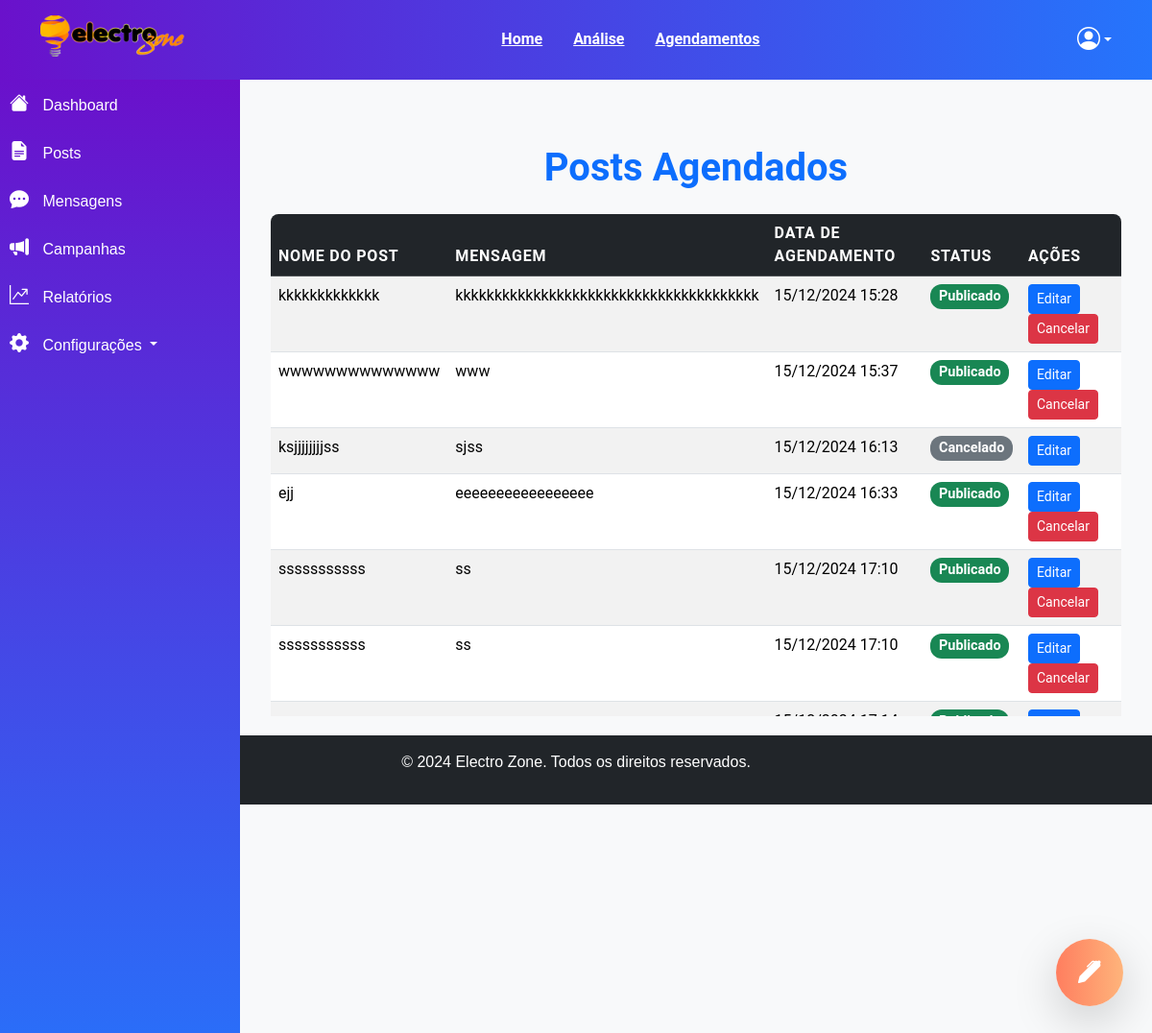
The page /scheduled_posts (signed in) on the database its author committed.
### main.py (models this page shows, shortened)
class ScheduledPost(db.Model):
    id = db.Column(db.Integer, primary_key=True)
    post_id = db.Column(db.String(100), unique=True, nullable=True)
    name = db.Column(db.String(150), nullable=False)
    message = db.Column(db.String(500), nullable=False)
    scheduled_time = db.Column(db.DateTime, nullable=False)
    image_filename = db.Column(db.String(255), nullable=True)  # Novo campo para o arquivo de imagem
    status = db.Column(db.String(20), default="PENDING")  # Status: PENDING, POSTED, FAILED

### main.py (the view)
@app.route('/scheduled_posts')
@login_required
def scheduled_posts():
    try:
        posts = ScheduledPost.query.all()
        registrar_log(
            current_user.id,
            'view_scheduled_posts',
            details=f"Usuário visualizou {len(posts)} posts agendados."
        )
        return render_template('scheduled_posts.html', posts=posts)
    except Exception as e:
        registrar_log(
            current_user.id,
            'view_scheduled_posts_error',
            details=f"Erro ao acessar posts agendados: {str(e)}"
        )
        flash("Erro ao carregar os posts agendados. Tente novamente.", "danger")
        return redirect(url_for('dashboard'))  # Redireciona para o dashboard em caso de erro

### main.py (called while the page is built)
@login_manager.user_loader
def load_user(id):
    return db.session.get(User, int(id))

def login_required(f):
    @wraps(f)
    def decorated_function(*args, **kwargs):
        if 'usuario_id' not in session:
            flash('Por favor, faça login para continuar.', 'warning')
            return redirect(url_for('login'))
        return f(*args, **kwargs)
    return decorated_function

def registrar_log(user_id, action, details=None):
    with app.app_context():
        log = UserLog(user_id=user_id, action=action, details=details)
        db.session.add(log)
        db.session.commit()

### templates/scheduled_posts.html (shortened to what this page needs)
{% extends 'base.html' %}
{% block content %}
<div class="container mt-5">
    <h1 class="text-center text-primary mb-4">Posts Agendados</h1>
    <div class="table-responsive">
        <table class="table table-striped table-hover">
            <thead class="table-dark">
                <tr>
                    <th>Nome do Post</th>
                    <th>Mensagem</th>
                    <th>Data de Agendamento</th>
                    <th>Status</th>
                    <th>Ações</th>
                </tr>
            </thead>
            <tbody>
                {% for post in posts %}
                <tr>
                    <td>{{ post.name }}</td>
                    <td>{{ post.message }}</td>
                    <td>{{ post.scheduled_time.strftime('%d/%m/%Y %H:%M') }}</td>
                    <td>
                        {% if post.status == "PENDING" %}
                        <span class="badge bg-warning text-dark">Pendente</span>
                        {% elif post.status == "POSTED" %}
                        <span class="badge bg-success">Publicado</span>
                        {% elif post.status == "FAILED" %}
                        <span class="badge bg-danger">Falhou</span>
                        {% elif post.status == "CANCELLED" %}
                        <span class="badge bg-secondary">Cancelado</span>
                        {% endif %}
                    </td>
                    <td>
                        <button class="btn btn-sm btn-primary" data-bs-toggle="modal"
                                data-bs-target="#editModal"
                                data-id="{{ post.id }}"
                                data-name="{{ post.name }}"
                                data-message="{{ post.message }}"
                                data-scheduled_time="{{ post.scheduled_time.strftime('%Y-%m-%dT%H:%M') }}">
                            Editar
                        </button>
                        {% if post.status != "CANCELLED" %}
                        <a href="{{ url_for('cancel_post', post_id=post.id) }}" class="btn btn-sm btn-danger">Cancelar</a>
                        {% endif %}
                    </td>
                </tr>
                {% else %}
                <tr>
                    <td colspan="5" class="text-center text-muted">Nenhum post agendado encontrado.</td>
                </tr>
                {% endfor %}
            </tbody>
        </table>
    </div>
</div>
{% endblock %}

### static/styles.css (style rules this page uses)
body { font-family: 'Arial', sans-serif; }

### templates/base.html (style rules this page uses)
body { font-family: 'Arial', sans-serif; background-color: #f8f9fa; }
.container.mt-5 { height: 595px; overflow-y: auto; }

### templates/scheduled_posts.html (style rules this page uses)
.container { font-family: 'Roboto', sans-serif; }
h1 { font-weight: bold; }
.table { border-radius: 8px; overflow: hidden; }
.table th { font-weight: bold; text-transform: uppercase; letter-spacing: 0.05em; }
.badge { font-size: 0.9rem; padding: 0.4em 0.6em; border-radius: 12px; }

### rows shown on the page
ScheduledPost: name "kkkkkkkkkkkkk", message "kkkkkkkkkkkkkkkkkkkkkkkkkkkkkkkkkkkkkkk", scheduled_time "15/12/2024 15:28", status "Publicado"
ScheduledPost: name "wwwwwwwwwwwwww", message "www", scheduled_time "15/12/2024 15:37", status "Publicado"
ScheduledPost: name "ksjjjjjjjjss", message "sjss", scheduled_time "15/12/2024 16:13", status "Cancelado"
ScheduledPost: name "ejj", message "eeeeeeeeeeeeeeeee", scheduled_time "15/12/2024 16:33", status "Publicado"
ScheduledPost: name "sssssssssss", message "ss", scheduled_time "15/12/2024 17:10", status "Publicado"
ScheduledPost: name "sssssssssss", message "ss", scheduled_time "15/12/2024 17:10", status "Publicado"
